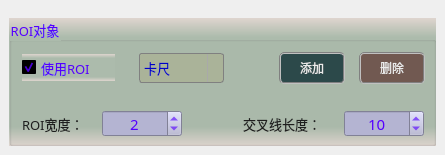
     <widget class="QWidget" name="tab_2">
      <attribute name="title">
       <string>ROI设置</string>
      </attribute>
      <widget class="QGroupBox" name="groupROI">
       <property name="enabled">
        <bool>false</bool>
       </property>
       <property name="geometry">
        <rect>
         <x>9</x>
         <y>18</y>
         <width>427</width>
         <height>128</height>
        </rect>
       </property>
       <property name="font">
        <font>
         <family>微软雅黑</family>
         <pointsize>10</pointsize>
        </font>
       </property>
       <property name="styleSheet">
        <string notr="true">background-color: qlineargradient(x1:0, y1:0, x2:0, y2:1, stop:0 #dfd5cf, stop: 0.15 #acbbac, stop: 0.85 #acbbac,stop:1 #dfd5cf);
color: rgb(85, 0, 255);</string>
       </property>
       <property name="title">
        <string>ROI对象</string>
       </property>
       <widget class="QCheckBox" name="checkUseROI">
        <property name="enabled">
         <bool>false</bool>
        </property>
        <property name="geometry">
         <rect>
          <x>13</x>
          <y>36</y>
          <width>93</width>
          <height>27</height>
         </rect>
        </property>
        <property name="sizePolicy">
         <sizepolicy hsizetype="Fixed" vsizetype="Fixed">
          <horstretch>0</horstretch>
          <verstretch>0</verstretch>
         </sizepolicy>
        </property>
        <property name="font">
         <font>
          <family>微软雅黑</family>
          <pointsize>10</pointsize>
         </font>
        </property>
        <property name="styleSheet">
         <string notr="true">QCheckBox{
    color: rgb(30, 30, 30);
	border-style: flat;
	background: transparent;
}
QCheckBox::indicator {
    width: 17px;
    height: 17px;    
}
QCheckBox::indicator::unchecked {
    image: url(:/resource/untick.png);
}
QCheckBox::indicator::checked {
    image: url(:/resource/tick.png);
};</string>
        </property>
        <property name="text">
         <string>使用ROI</string>
        </property>
        <property name="iconSize">
         <size>
          <width>22</width>
          <height>22</height>
         </size>
        </property>
        <property name="checked">
         <bool>true</bool>
        </property>
       </widget>
       <widget class="QComboBox" name="comboROIShape">
        <property name="geometry">
         <rect>
          <x>130</x>
          <y>35</y>
          <width>85</width>
          <height>30</height>
         </rect>
        </property>
        <property name="font">
         <font>
          <family>微软雅黑</family>
          <pointsize>10</pointsize>
         </font>
        </property>
        <property name="styleSheet">
         <string notr="true">QComboBox {
    border: 1px solid gray;
    border-radius: 3px;  
    min-width: 5em;
    color: rgb(0, 0, 200);
	background-color: rgba(170, 170, 127,100);
}
QComboBox::drop-down {
    subcontrol-origin: padding;
    subcontrol-position: top right;
    width: 15px; 
    border-left-width: 1px;
    border-left-color: darkgray;
    border-left-style: solid;
    border-top-right-radius: 3px;
    border-bottom-right-radius: 3px;
}

QComboBox::down-arrow {
    image: url(:/resource/down.png);
} 
QComboBox::down-arrow:on {
    top: 1px;
    left: 1px;
}</string>
        </property>
        <item>
         <property name="text">
          <string>卡尺</string>
         </property>
        </item>
       </widget>
       <widget class="QPushButton" name="btnAddROI">
        <property name="geometry">
         <rect>
          <x>270</x>
          <y>34</y>
          <width>66</width>
          <height>32</height>
         </rect>
        </property>
        <property name="sizePolicy">
         <sizepolicy hsizetype="Fixed" vsizetype="Fixed">
          <horstretch>0</horstretch>
          <verstretch>0</verstretch>
         </sizepolicy>
        </property>
        <property name="minimumSize">
         <size>
          <width>60</width>
          <height>30</height>
         </size>
        </property>
        <property name="font">
         <font>
          <family>微软雅黑</family>
          <pointsize>9</pointsize>
         </font>
        </property>
        <property name="styleSheet">
         <string notr="true">QWidget{ background-color: rgba(9, 42, 47, 200);}
QWidget{ color: rgb(235, 235, 235);}
QWidget{ border: 2px groove gray;border-radius: 5px;padding: 2px 4px;}
QPushButton:hover{ background-color: rgb(9, 62, 52);}
QPushButton:pressed{background-color: rgb(9, 82, 72);}</string>
        </property>
        <property name="text">
         <string>添加</string>
        </property>
       </widget>
       <widget class="QPushButton" name="btnDeleteROI">
        <property name="geometry">
         <rect>
          <x>350</x>
          <y>34</y>
          <width>66</width>
          <height>32</height>
         </rect>
        </property>
        <property name="minimumSize">
         <size>
          <width>60</width>
          <height>30</height>
         </size>
        </property>
        <property name="font">
         <font>
          <family>微软雅黑</family>
          <pointsize>9</pointsize>
         </font>
        </property>
        <property name="styleSheet">
         <string notr="true">QWidget{ background-color: rgba(97, 63, 56, 200);}
QWidget{ color: rgb(235, 235, 235);}
QWidget{ border: 2px groove gray;border-radius: 5px;padding: 2px 4px;}
QPushButton:hover{ background-color: rgb(97, 83, 76);}
QPushButton:pressed{background-color: rgb(117, 83, 96);}</string>
        </property>
        <property name="text">
         <string>删除</string>
        </property>
       </widget>
       <widget class="QSpinBox" name="spinCrossL">
        <property name="geometry">
         <rect>
          <x>335</x>
          <y>92</y>
          <width>80</width>
          <height>27</height>
         </rect>
        </property>
        <property name="font">
         <font>
          <family>微软雅黑</family>
          <pointsize>11</pointsize>
         </font>
        </property>
        <property name="styleSheet">
         <string notr="true">QWidget{color: rgb(85, 0, 255);background-color: rgb(180, 180, 210);}
QSpinBox::up-button{
    border:transparent;
}
QSpinBox::down-button{
    border:transparent;
}
QSpinBox::up-arrow{
    image:url(:/resource/up.png);
}
QSpinBox::down-arrow{
    image:url(:/resource/down.png);
}</string>
        </property>
        <property name="alignment">
         <set>Qt::AlignCenter</set>
        </property>
        <property name="minimum">
         <number>1</number>
        </property>
        <property name="maximum">
         <number>100</number>
        </property>
        <property name="value">
         <number>10</number>
        </property>
       </widget>
       <widget class="QLabel" name="label_20">
        <property name="geometry">
         <rect>
          <x>13</x>
          <y>96</y>
          <width>79</width>
          <height>19</height>
         </rect>
        </property>
        <property name="font">
         <font>
          <family>微软雅黑</family>
          <pointsize>10</pointsize>
         </font>
        </property>
        <property name="styleSheet">
         <string notr="true">color: rgb(30, 30, 30);
background: transparent;</string>
        </property>
        <property name="text">
         <string>ROI宽度：</string>
        </property>
       </widget>
       <widget class="QLabel" name="label_21">
        <property name="geometry">
         <rect>
          <x>234</x>
          <y>96</y>
          <width>95</width>
          <height>19</height>
         </rect>
        </property>
        <property name="font">
         <font>
          <family>微软雅黑</family>
          <pointsize>10</pointsize>
         </font>
        </property>
        <property name="styleSheet">
         <string notr="true">color: rgb(30, 30, 30);
background: transparent;</string>
        </property>
        <property name="text">
         <string>交叉线长度：</string>
        </property>
       </widget>
       <widget class="QSpinBox" name="spinRoiW">
        <property name="geometry">
         <rect>
          <x>93</x>
          <y>92</y>
          <width>80</width>
          <height>27</height>
         </rect>
        </property>
        <property name="font">
         <font>
          <family>微软雅黑</family>
          <pointsize>11</pointsize>
         </font>
        </property>
        <property name="styleSheet">
         <string notr="true">QWidget{color: rgb(85, 0, 255);background-color: rgb(180, 180, 210);}
QSpinBox::up-button{
    border:transparent;
}
QSpinBox::down-button{
    border:transparent;
}
QSpinBox::up-arrow{
    image:url(:/resource/up.png);
}
QSpinBox::down-arrow{
    image:url(:/resource/down.png);
}</string>
        </property>
        <property name="alignment">
         <set>Qt::AlignCenter</set>
        </property>
        <property name="minimum">
         <number>1</number>
        </property>
        <property name="maximum">
         <number>100</number>
        </property>
        <property name="value">
         <number>2</number>
        </property>
       </widget>
      </widget>
     </widget>
